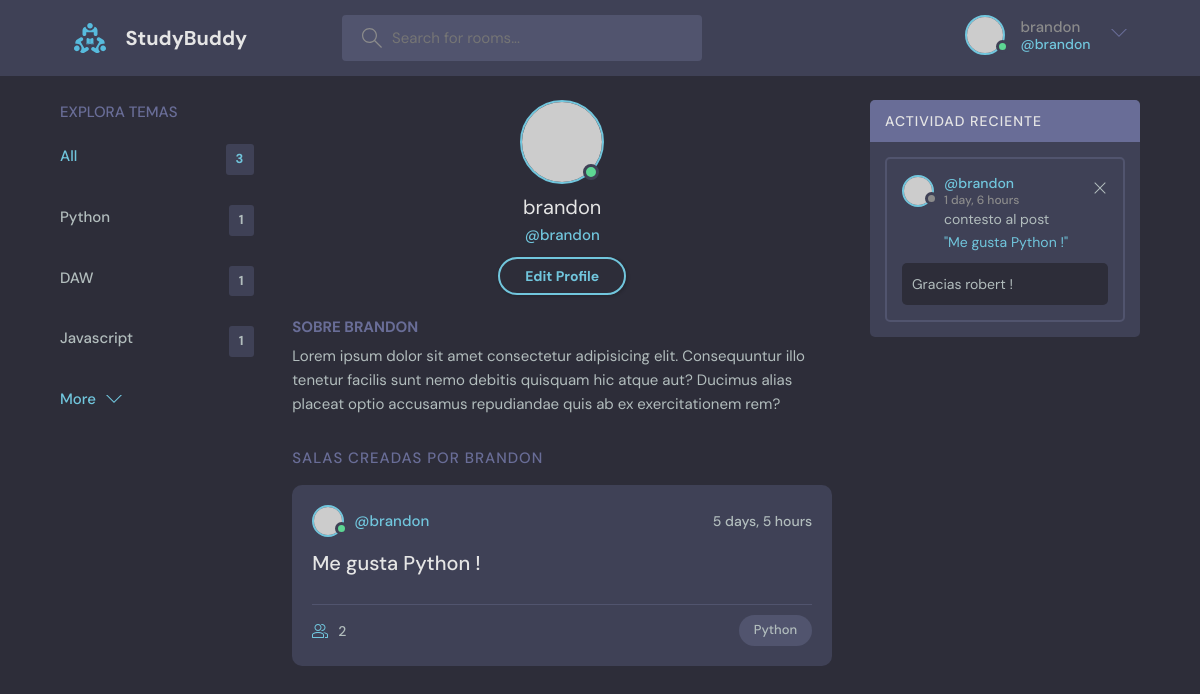
The page /perfil/2 (signed in) on the database its author committed.
### base/models.py (models this page shows)
class Tema(models.Model):
    nombre = models.CharField(max_length=200)
    def __str__(self):
        return self.nombre

class Habitacion(models.Model):
    host = models.ForeignKey(User, on_delete=models.SET_NULL, null=True)
    tema = models.ForeignKey(Tema, on_delete=models.SET_NULL, null=True)
    nombre = models.CharField(max_length=200)
    descripcion = models.TextField(null=True, blank=True)
    participantes = models.ManyToManyField(User, related_name="participantes", blank=True)
    updated = models.DateTimeField(auto_now=True)
    creado = models.DateTimeField(auto_now_add=True) #Este valor solo cambia cuando se INICIA UNA VEZ
    class Meta:
        ordering = ["-updated", "-creado"]
    def __str__(self):
        return self.nombre

class Mensaje(models.Model):
    usuario = models.ForeignKey(User, on_delete=models.CASCADE)
    habitacion = models.ForeignKey(Habitacion, on_delete=models.CASCADE)
    body = models.TextField()
    updated = models.DateTimeField(auto_now=True)
    created = models.DateTimeField(auto_now_add=True)
    def __str__(self):
        return self.body[0:50]

### base/views.py (the view)
# urls.py: path("perfil/<str:pk>", views.PerfilUsuario, name="perfil-usuario"),
def PerfilUsuario(request, pk):
    usuario = User.objects.get(id=pk)
    mensaje_habitacion = usuario.mensaje_set.all()
    temas = Tema.objects.all()
    habitaciones = usuario.habitacion_set.all() #Me da todas las propiedades de habitacion => del usuario
    contexto = {"usuario": usuario, "rooms": habitaciones, "mensajes_habitacion": mensaje_habitacion, "temas": temas}
    return render(request, "perfil.html", contexto)

### templates/perfil.html
{% extends "main.html" %}
  {% block content %}
  <main class="profile-page layout layout--3">
    <div class="container">
      {% include "componente_tema.html" %}
      <div class="roomList">
        <div class="profile">
          <div class="profile__avatar">
            <div class="avatar avatar--large active">
              <img src="https://randomuser.me/api/portraits/men/11.jpg" />
            </div>
          </div>
          <div class="profile__info">
            <h3>{{user.username}}</h3>
            <p>@{{user.username}}</p>
            <a href="edit-user.html" class="btn btn--main btn--pill">Edit Profile</a>
          </div>
          <div class="profile__about">
            <h3>Sobre {{user.username}}</h3>
            <p>
              Lorem ipsum dolor sit amet consectetur adipisicing elit. Consequuntur illo tenetur
              facilis sunt nemo debitis quisquam hic atque aut? Ducimus alias placeat optio
              accusamus repudiandae quis ab ex exercitationem rem?
            </p>
          </div>
        </div>
        <div class="roomList__header">
          <div>
            <h2>Salas creadas por {{user.username}}</a>
            </h2>
          </div>
        </div>
        {% include "componente_lista_habitaciones.html" %}
      </div>
      {% include "componente_actividad.html" %}
    </div>
  </main>
{% endblock content %}

### templates/navbar.html (shortened to what this page needs)
{% load static %}
<header class="header header--loggedIn">
    <div class="container">
      <a href="{% url 'home' %}" class="header__logo">
        <img src="{% static 'imagenes/logo.svg' %}" />
        <h1>StudyBuddy</h1>
      </a>
      <form class="header__search" method="GET" action="{% url 'home' %}">
        <label>
          <input name="q" placeholder="Search for rooms..." />
        </label>
      </form>
      <nav class="header__menu">
        {% if request.user.is_authenticated %}
        <div class="header__user">
          <a href="profile.html">
            <div class="avatar avatar--medium active">
              <img src="https://randomuser.me/api/portraits/men/37.jpg" />
            </div>
            <p>{{request.user.username}} <span>@{{request.user.username}}</span></p>
          </a>
          <button class="dropdown-button">
            <svg version="1.1" xmlns="http://www.w3.org/2000/svg" width="32" height="32" viewBox="0 0 32 32">
              <title>chevron-down</title>
              <path d="M16 21l-13-13h-3l16 16 16-16h-3l-13 13z"></path>
            </svg>
          </button>
        </div>
        {% else %}
        <a href="login-page/">
          <img src="{% static 'imagenes/avatar.svg' %}" />
          <p>Login</p>
        </a>
        {% endif %}
      </nav>
    </div>
  </header>

### templates/componente_tema.html
<div class="topics">
    <div class="topics__header">
      <h2>Explora temas</h2>
    </div>
    <ul class="topics__list">
      <li>
        <a href="{% url 'home' %}" class="active">All <span>{{temas.count}}</span></a>
      </li>
    {% for tema in temas %}
      <li>
        <a href=" ?q={{tema.nombre}}">{{tema}} <span>{{tema.habitacion_set.all.count}}</span></a>
      </li>
    {% endfor %}
    </ul>
    <a class="btn btn--link" href="topics.html">
      More
      <svg version="1.1" xmlns="http://www.w3.org/2000/svg" width="32" height="32" viewBox="0 0 32 32">
        <title>chevron-down</title>
        <path d="M16 21l-13-13h-3l16 16 16-16h-3l-13 13z"></path>
      </svg>
    </a>
  </div>

### templates/componente_lista_habitaciones.html (shortened to what this page needs)
{% for room in rooms %}
<div class="roomListRoom">
    <div class="roomListRoom__header">
      <a href="{% url 'perfil-usuario' room.host.id %}" class="roomListRoom__author">
        <div class="avatar avatar--small active">
          <img src="https://randomuser.me/api/portraits/men/11.jpg" />
        </div>
        <span>@{{room.host.username}}</span>
      </a>
      <div class="roomListRoom__actions">
        <span>{{room.creado|timesince}}</span>
      </div>
    </div>
    <div class="roomListRoom__content">
      <a href="{% url 'room' room.id %}">{{room.nombre}}</a>
    </div>
    <div class="roomListRoom__meta">
      <a href="{% url 'room' room.id %}" class="roomListRoom__joined">
        {{room.participantes.count}}
      </a>
      <p class="roomListRoom__topic">{{room.tema.nombre}}</p>
    </div>
  </div>
{% endfor %}

### templates/componente_actividad.html
<div class="activities">
    <div class="activities__header">
      <h2>Actividad Reciente</h2>
    </div>
    {% for mensaje in mensajes_habitacion %}
    <div class="activities__box">
      <div class="activities__boxHeader roomListRoom__header">
        <a href="{% url 'perfil-usuario' mensaje.usuario.id %}" class="roomListRoom__author">
          <div class="avatar avatar--small">
            <img src="https://randomuser.me/api/portraits/women/11.jpg" />
          </div>
          <p>
            @{{mensaje.usuario.username}}
            <span>{{mensaje.created|timesince}}</span>
          </p>
        </a>
        {% if request.user == mensaje.usuario %}
        <div class="roomListRoom__actions">
          <a href="{% url 'eliminar-mensaje' mensaje.id %}">
            <svg version="1.1" xmlns="http://www.w3.org/2000/svg" width="32" height="32" viewBox="0 0 32 32">
              <title>remove</title>
              <path
                d="M27.314 6.019l-1.333-1.333-9.98 9.981-9.981-9.981-1.333 1.333 9.981 9.981-9.981 9.98 1.333 1.333 9.981-9.98 9.98 9.98 1.333-1.333-9.98-9.98 9.98-9.981z"
              ></path>
            </svg>
          </a>
        </div>
        {% endif %}
      </div>
      <div class="activities__boxContent">
        <p>contesto al post <br>
        <a href="{% url 'room' mensaje.habitacion.id %}">"{{mensaje.habitacion}}"</a></p>
        <div class="activities__boxRoomContent">
          {{mensaje}}
        </div>
      </div>
    </div>
    {% endfor %}
  </div>

### rows shown on the page
Tema: nombre "Python", habitacion_set.all.count "1"
Tema: nombre "DAW", habitacion_set.all.count "1"
Tema: nombre "Javascript", habitacion_set.all.count "1"
Habitacion: host.username "brandon", creado "5 days, 5 hours", nombre "Me gusta Python !", participantes.count "2", tema.nombre "Python"
Mensaje: usuario.username "brandon", created "1 day, 6 hours", habitacion "Me gusta Python !", body "Gracias robert !"

### other values the page prints
{{ request.user.username }} "brandon"
{{ temas.count }} "3"
{{ user.username }} "brandon"
{{ user.username }} "BRANDON"
